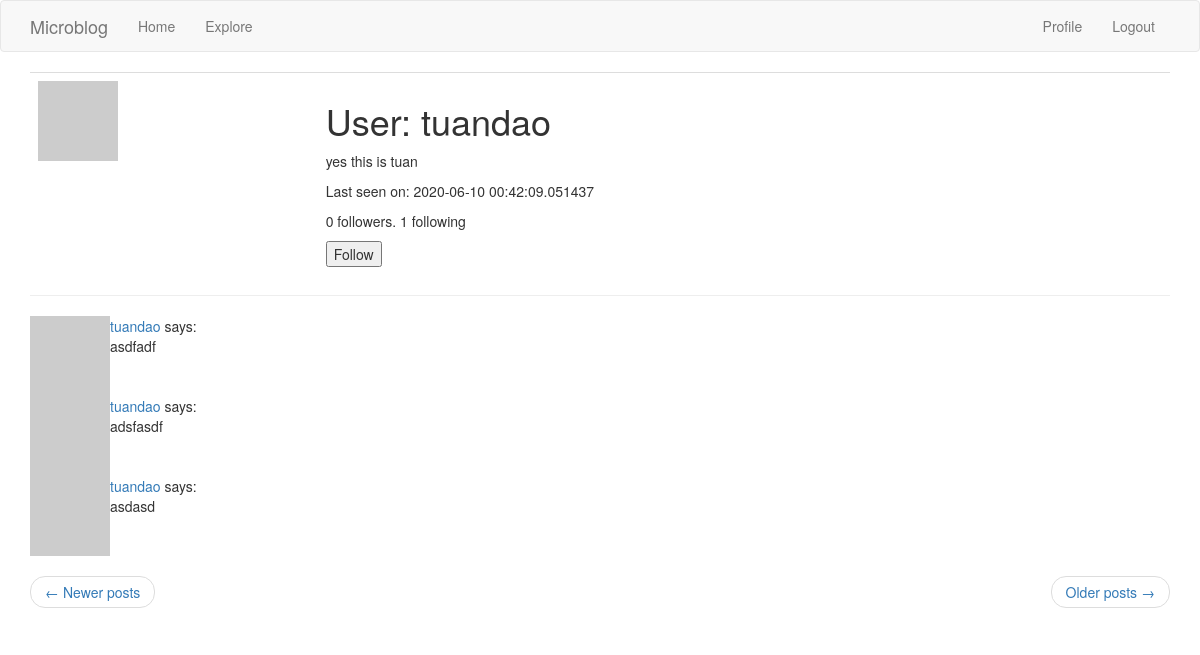
The page /user/tuandao?page=2 (signed in) on the database its author committed.
### app/models.py (models this page shows, shortened)
class User(UserMixin, db.Model):
    id = db.Column(db.Integer, primary_key=True)
    username = db.Column(db.String(64), index=True, unique=True)
    email = db.Column(db.String(120), index=True, unique=True)
    password_hash = db.Column(db.String(128))
    posts = db.relationship('Post', backref='author', lazy='dynamic')
    about_me = db.Column(db.String(140))
    last_seen = db.Column(db.DateTime, default=datetime.utcnow)
    followed = db.relationship(
        'User', secondary=followers,
        primaryjoin=(followers.c.follower_id == id),
        secondaryjoin=(followers.c.followed_id == id),
        backref=db.backref('followers', lazy='dynamic'), lazy='dynamic')
    def avatar(self, size):
        digest = md5(self.email.lower().encode('utf-8')).hexdigest()
        return 'https://www.gravatar.com/avatar/{}?d=identicon&s={}'.format(
            digest, size)
    def is_following(self, user):
        return self.followed.filter(
            followers.c.followed_id == user.id).count() > 0

class Post(db.Model):
    id = db.Column(db.Integer, primary_key=True)
    body = db.Column(db.String(140))
    timestamp = db.Column(db.DateTime, index=True, default=datetime.utcnow)
    user_id = db.Column(db.Integer, db.ForeignKey('user.id'))

### app/routes.py (the view)
@app.route('/user/<username>')
@login_required
def user(username):
    user = User.query.filter_by(username=username).first_or_404()
    page = request.args.get('page', 1, type=int)
    posts = user.posts.order_by(Post.timestamp.desc()).paginate(
        page, app.config['POSTS_PER_PAGE'], False)
    next_url = url_for('user', username=user.username, page=posts.next_num) \
        if posts.has_next else None
    prev_url = url_for('user', username=user.username, page=posts.prev_num) \
        if posts.has_prev else None
    form = EmptyForm()
    return render_template('user.html', user=user, posts=posts.items,
                           form=form, next_url=next_url, prev_url=prev_url)

### app/forms.py
class EmptyForm(FlaskForm):
    submit = SubmitField('Submit')

### app/models.py (called while the page is built)
@login.user_loader
def load_user(id):
    return User.query.get(int(id))

### app/routes.py (called while the page is built)
@app.before_request
def before_request():
    if current_user.is_authenticated:
        current_user.last_seen = datetime.utcnow()
        db.session.commit()

### app/templates/user.html (shortened to what this page needs)
{% extends "base.html" %} {% block app_content %}
<table class="table table-hover">
  <tr valign="top">
    <td><img src="{{ user.avatar(128) }}" /></td>
    <td>
      <h1>User: {{ user.username }}</h1>
      {% if user.about_me %}
      <p>{{ user.about_me }}</p>
      {% endif %} {% if user.last_seen %}
      <p>Last seen on: {{ user.last_seen }}</p>
      {% endif %}
      <p>
        {{user.followers.count()}} followers. {{user.followed.count() }}
        following
      </p>
      {% if user == current_user %}
      <p><a href="{{ url_for('edit_profile') }}">Edit your profile</a></p>
      {% elif not current_user.is_following(user) %}
      <form action="{{url_for('follow',username=user.username)}}" method="POST">
        {{form.hidden_tag()}} {{form.submit(value='Follow')}}
      </form>
      {% endif %}
    </td>
  </tr>
</table>
<hr />
{% for post in posts %} {% include '_post.html' %} {% endfor %}
<nav aria-label="...">
  <ul class="pager">
    <li class="previous{% if not prev_url %} disabled{% endif %}">
      <a href="{{ prev_url or '#' }}">
        <span aria-hidden="true">&larr;</span> Newer posts
      </a>
    </li>
    <li class="next{% if not next_url %} disabled{% endif %}">
      <a href="{{ next_url or '#' }}">
        Older posts <span aria-hidden="true">&rarr;</span>
      </a>
    </li>
  </ul>
</nav>
{% endblock %}

### app/templates/_post.html
<table>
  <tr valign="top">
    <td><img src="{{ post.author.avatar(36) }}" /></td>
    <td>
      <a href="{{ url_for('user', username=post.author.username) }}"
        >{{ post.author.username }}</a
      >
      says:<br />{{ post.body }}
    </td>
  </tr>
</table>

### rows shown on the page
User: username "tuandao", about_me "yes this is tuan", last_seen "2020-06-10 00:42:09.051437"
Post: author.username "tuandao", body "asdfadf"
Post: author.username "tuandao", body "adsfasdf"
Post: author.username "tuandao", body "asdasd"

### other values the page prints
{{ user.followers.count() }} "0"
{{ user.followed.count() }} "1"
